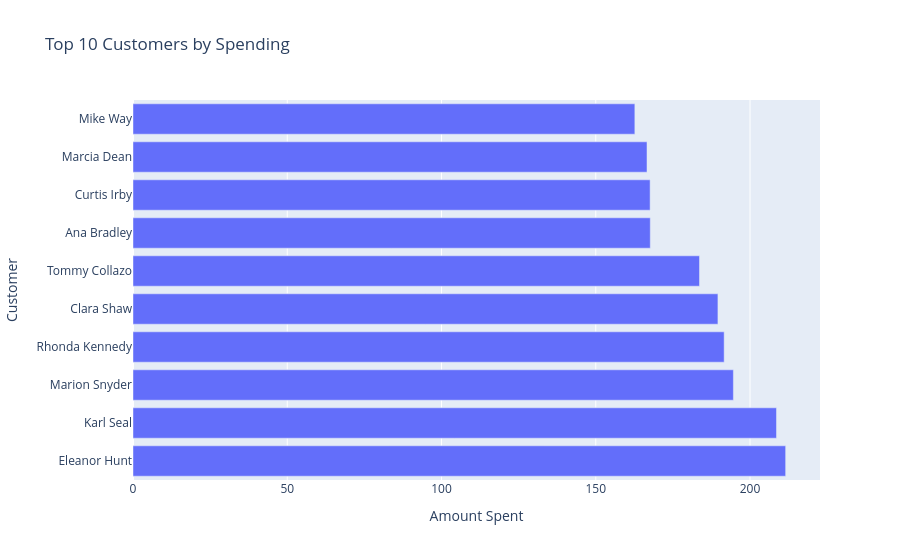

Write notebook code for a chart like this one.
### Code cell
fig = px.bar(
    top_customers,
    x="total_amount_spent",
    y="full_name",
    orientation="h",
    title="Top 10 Customers by Spending",
    labels={
        "total_amount_spent": "Amount Spent",
        "full_name": "Customer"
    }
)

fig.show()

### Figure 1 — Plotly figure (JSON) as saved in the notebook; plotly's stock layout.template omitted (floating-point values rounded to 4 significant figures)
{"data": [{"hovertemplate": "Amount Spent=%{x}<br>Customer=%{y}<extra></extra>", "legendgroup": "", "marker": {"color": "#636efa", "pattern": {"shape": ""}}, "name": "", "orientation": "h", "showlegend": false, "textposition": "auto", "type": "bar", "x": [211.6, 208.6, 194.6, 191.6, 189.6, 183.6, 167.7, 167.6, 166.6, 162.7], "xaxis": "x", "y": ["Eleanor Hunt", "Karl Seal", "Marion Snyder", "Rhonda Kennedy", "Clara Shaw", "Tommy Collazo", "Ana Bradley", "Curtis Irby", "Marcia Dean", "Mike Way"], "yaxis": "y"}], "layout": {"barmode": "relative", "legend": {"tracegroupgap": 0}, "title": {"text": "Top 10 Customers by Spending"}, "xaxis": {"anchor": "y", "domain": [0, 1], "title": {"text": "Amount Spent"}}, "yaxis": {"anchor": "x", "domain": [0, 1], "title": {"text": "Customer"}}}}
